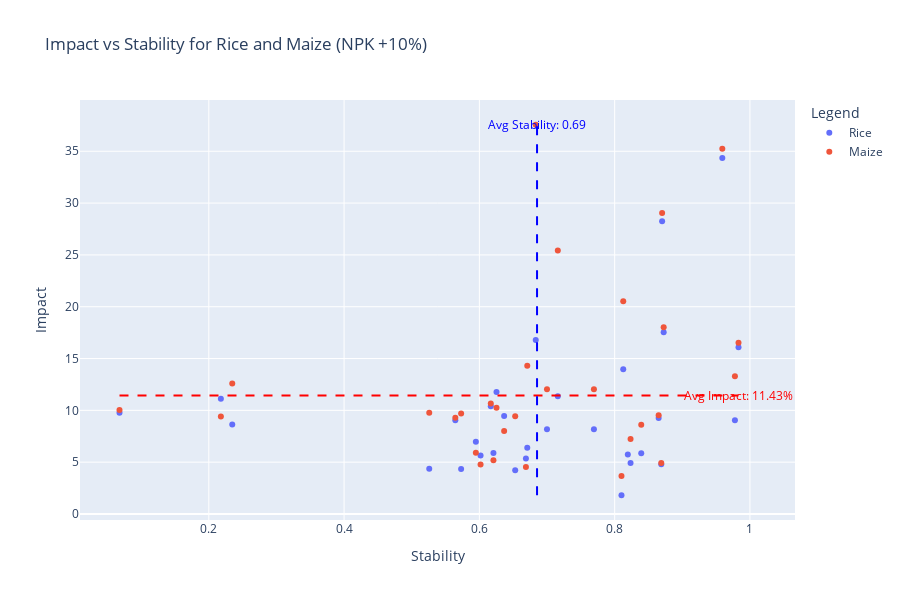

Notebook code cell kept with this figure:
### Markdown cell above
ReadME 3

### Code cell
import plotly.express as px
import numpy as np
import pandas as pd

# Function to calculate stress and stability for a combined capability of two crops
def calculate_stress_stability(adj_matrix, df):
    df['stress'] = 0.0
    df['stability'] = 0.0
    capability_columns = df.columns.difference(['node', 'stress', 'stability'])
    
    for idx, row in df.iterrows():
        node = row['node']
        node_idx = df.index[df['node'] == node][0]
        neighbors_idx = np.where(adj_matrix[node_idx] == 1)[0]
        
        if len(neighbors_idx) > 0:
            neighbor_capabilities = df.iloc[neighbors_idx][capability_columns].values
            centroid = np.mean(neighbor_capabilities, axis=0)
            node_capabilities = row[capability_columns].values
            stress = np.linalg.norm(node_capabilities - centroid)
            stability = 1 - stress
        else:
            stress = 0
            stability = 1
        
        df.at[idx, 'stress'] = stress
        df.at[idx, 'stability'] = stability
    
    return df

# Function to calculate impact for a specific crop
def calculate_impact(Working_Directory, crop, perturbation, what):
    capability_name = f'{crop[0].upper()} - {what} {perturbation}'
    original_production = Working_Directory[f'{crop}_Production']
    new_production = Working_Directory[capability_name]
    impact = ((new_production - original_production) / original_production) * 100
    impact_column_name = f'Impact_{crop[0].upper()}_{what}_{perturbation}'
    return impact, impact_column_name

# Function to calculate and visualize stability vs impact for two crops
def Calculate_and_visualize_2D(Working_Directory, adj_matrix_np, crop1, crop2, perturbation, what,visualize = True):
    # Normalize capabilities for both crops
    capability_1 = normalize_list(Working_Directory[f'{crop1[0].upper()} - {what} {perturbation}'])
    capability_2 = normalize_list(Working_Directory[f'{crop2[0].upper()} - {what} {perturbation}'])
    
    # Combine capabilities into a single DataFrame
    combined_df = pd.DataFrame({
        'node': Working_Directory['District'],
        'Capability_1': capability_1,
        'Capability_2': capability_2
    })
    
    # Calculate stress and stability for the combined capabilities
    result_df = calculate_stress_stability(adj_matrix_np, combined_df)
    
    # Calculate impact for each crop
    impact1, impact_column1 = calculate_impact(Working_Directory, crop1, perturbation, what)
    impact2, impact_column2 = calculate_impact(Working_Directory, crop2, perturbation, what)
    
    # Naming conventions for stability and stress columns
    stability_column_name = f'Stability_{crop1[0].upper()}_{crop2[0].upper()}_{what}_{perturbation}'
    stress_column_name = f'Stress_{crop1[0].upper()}_{crop2[0].upper()}_{what}_{perturbation}'
    
    # Add impacts, stability, and stress to the Working_Directory DataFrame
    Working_Directory[impact_column1] = impact1
    Working_Directory[impact_column2] = impact2
    Working_Directory[stability_column_name] = result_df['stability']
    Working_Directory[stress_column_name] = result_df['stress']
    
    if visualize:
        # Prepare data for plotting
        plot_df = pd.DataFrame({
            'District': Working_Directory['District'],
            'Stability': result_df['stability'],
            f'{crop1}': impact1,
            f'{crop2}': impact2,
            'Abbreviation': Working_Directory['Abbreviation']
        })
        
        # Calculate average values
        avg_stability = result_df['stability'].mean()
        avg_impact = pd.concat([impact1, impact2]).mean()  # Combine impacts and calculate average
        
        # Calculate min and max values for impact columns
        min_impact = plot_df[[f'{crop1}', f'{crop2}']].min().min()
        max_impact = plot_df[[f'{crop1}', f'{crop2}']].max().max()
        
        # Plot using Plotly Express
        fig = px.scatter(
            plot_df,
            x='Stability',
            y=[f'{crop1}', f'{crop2}'],  # Plot both impacts
            title=f'Impact vs Stability for {crop1} and {crop2} ({what} +{perturbation}%)',
            labels={'Stability': 'Stability', 'Impact': 'Impact'},
            # text='Abbreviation',
            width=900,
            height=600
        )
        
        # Add average lines
        fig.add_shape(
            type='line',
            x0=min(result_df['stability']),
            x1=max(result_df['stability']),
            y0=avg_impact,
            y1=avg_impact,
            line=dict(color='red', width=2, dash='dash')
        )
        fig.add_shape(
            type='line',
            x0=avg_stability,
            x1=avg_stability,
            y0=min_impact,
            y1=max_impact,
            line=dict(color='blue', width=2, dash='dash')
        )
        
        fig.add_annotation(
            x=avg_stability,
            y=max_impact,
            text=f'Avg Stability: {avg_stability:.2f}',
            showarrow=False,
            font=dict(color='blue')
        )
        fig.add_annotation(
            x=max(result_df['stability']),
            y=avg_impact,
            text=f'Avg Impact: {avg_impact:.2f}%',
            showarrow=False,
            font=dict(color='red')
        )
        
        # Update y-axis title and legend title
        fig.update_layout(
            yaxis_title='Impact',
            legend_title='Legend'
        )
        
        # Update hover labels to only show text for one crop
        fig.update_traces(
            hoverlabel=dict(bgcolor='grey', font=dict(color='white')),
            textposition='top center',
            selector=dict(mode='markers+text')
        )
        
        # Show the plot
        fig.show()

# Example usage
crop1 = 'Rice'
crop2 = 'Maize'
perturbation = 10
what = 'NPK'
Calculate_and_visualize_2D(Working_Directory, adj_matrix_np, crop1, crop2, perturbation, what)

### Figure 1 — Plotly figure (JSON) as saved in the notebook; plotly's stock layout.template omitted (floating-point values rounded to 4 significant figures)
{"data": [{"hovertemplate": "variable=Rice<br>Stability=%{x}<br>value=%{y}<extra></extra>", "legendgroup": "Rice", "marker": {"color": "#636efa", "symbol": "circle"}, "mode": "markers", "name": "Rice", "orientation": "v", "showlegend": true, "type": "scatter", "x": [0.9591, 0.9831, 0.8689, 0.5645, 0.06797, 0.8701, 0.8725, 0.6169, 0.865, 0.7159, 0.8195, 0.8101, 0.5259, 0.6833, 0.6708, 0.573, 0.653, 0.2178, 0.6208, 0.6253, 0.6366, 0.6688, 0.5948, 0.6017, 0.7693, 0.9778, 0.8235, 0.8127, 0.2347, 0.8393, 0.7], "xaxis": "x", "y": [34.36, 16.1, 4.799, 9.045, 9.779, 28.24, 17.53, 10.4, 9.273, 11.37, 5.74, 1.808, 4.364, 16.79, 6.391, 4.331, 4.215, 11.12, 5.882, 11.76, 9.444, 5.36, 6.976, 5.652, 8.187, 9.037, 4.919, 13.98, 8.629, 5.859, 8.187], "yaxis": "y"}, {"hovertemplate": "variable=Maize<br>Stability=%{x}<br>value=%{y}<extra></extra>", "legendgroup": "Maize", "marker": {"color": "#EF553B", "symbol": "circle"}, "mode": "markers", "name": "Maize", "orientation": "v", "showlegend": true, "type": "scatter", "x": [0.9591, 0.9831, 0.8689, 0.5645, 0.06797, 0.8701, 0.8725, 0.6169, 0.865, 0.7159, 0.8195, 0.8101, 0.5259, 0.6833, 0.6708, 0.573, 0.653, 0.2178, 0.6208, 0.6253, 0.6366, 0.6688, 0.5948, 0.6017, 0.7693, 0.9778, 0.8235, 0.8127, 0.2347, 0.8393, 0.7], "xaxis": "x", "y": [35.26, 16.52, 4.928, 9.29, 10.04, 29.05, 18.01, 10.67, 9.517, 25.43, null, 3.67, 9.76, 37.56, 14.29, 9.686, 9.429, 9.413, 5.176, 10.25, 7.998, 4.539, 5.909, 4.787, 12.05, 13.29, 7.243, 20.54, 12.59, 8.621, 12.05], "yaxis": "y"}], "layout": {"annotations": [{"font": {"color": "blue"}, "showarrow": false, "text": "Avg Stability: 0.69", "x": 0.6852, "y": 37.56}, {"font": {"color": "red"}, "showarrow": false, "text": "Avg Impact: 11.43%", "x": 0.9831, "y": 11.43}], "height": 600, "legend": {"title": {"text": "Legend"}, "tracegroupgap": 0}, "shapes": [{"line": {"color": "red", "dash": "dash", "width": 2}, "type": "line", "x0": 0.06797, "x1": 0.9831, "y0": 11.43, "y1": 11.43}, {"line": {"color": "blue", "dash": "dash", "width": 2}, "type": "line", "x0": 0.6852, "x1": 0.6852, "y0": 1.808, "y1": 37.56}], "title": {"text": "Impact vs Stability for Rice and Maize (NPK +10%)"}, "width": 900, "xaxis": {"anchor": "y", "domain": [0, 1], "title": {"text": "Stability"}}, "yaxis": {"anchor": "x", "domain": [0, 1], "title": {"text": "Impact"}}}}
